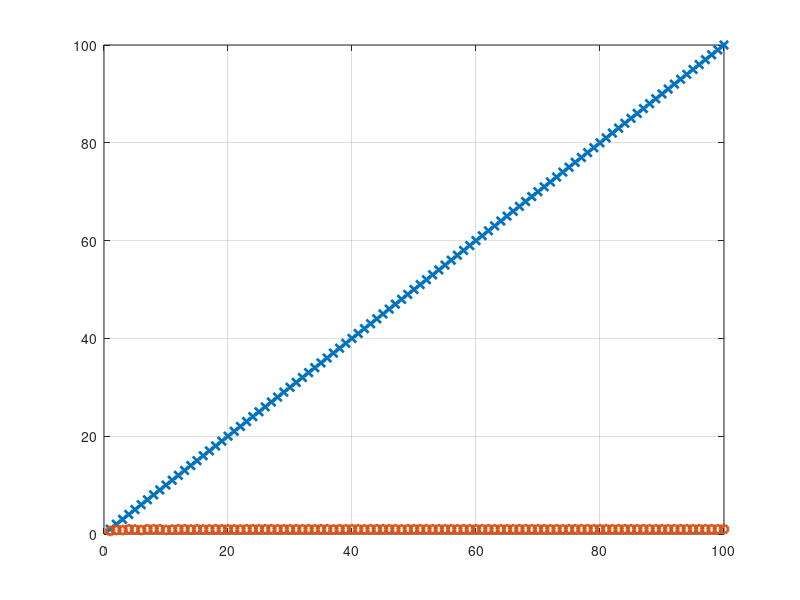

Recreate this plot in MATLAB. (Note: this script raises an error after producing the figure.)
clear all; close all;%
c = 299792458.0;                    % Speed of light in m/s
fc = 2.4e+09;                    % frequency (MHz)
lambda = c/fc;

% In two-ray propagation model
Tx = [0 0];       % Tx location
Rx = zeros(100,2);
Rx(:,1) = 1:1:100;
tss = 30;     % Transmit signal strength (dBm)
ht = 10;      % transmitter height
hr = 50;
d = [];
% PLE range
beta1 = 1;
beta2 = 6;
sigma = sqrt((beta2-beta1).^2 / 12);

% rss
rss_omni = [];
rss_dipole = [];
rss_fspl = [];
% est_d
fspl_est_d = [];
tworayo_est_d = [];
tworayd_est_d = [];
%
y_omni = [];

idx = 1;
while idx < size(Rx,1) + 1
    %% Variable define
    d(idx) = sqrt((Tx(1) - Rx(idx,1)).^2 + (Tx(2) - Rx(idx,2)).^2);  % horizontal distance btw rx and tx
    los_d = sqrt((ht-hr).^2 + d(idx).^2);                            % line of sight distance
    ref_d = sqrt((ht+hr).^2 + d(idx).^2);                            % reflected distance
    los_ang = atan((ht-hr) ./d(idx));                                % line of sight angle
    ref_ang = atan((ht+hr) ./d(idx));                                % reflected angle
    Gt_o = 2; % omni
    Gt_d = (cos(pi .*(lambda./2) .*fc ./c .*sin(los_ang)) - cos(pi .*(lambda./2) .*fc ./c)) ./cos(los_ang); % dipole
    Gr_o = Gt_o;
    Gr_d = Gt_d;
    G_o = Gt_o .* Gr_o;       % Combined Antenna gain (dBm)
    G_d = Gt_d .* Gr_d;       % Combined Antenna gain (dBm)
    ep = 15;
    sig = 0.005;
    ep0 = ep - 1i.*60.*sig.*lambda;
    gama = (ep0.*sin(ref_ang) - sqrt(ep0 - cos(ref_ang).^2)) ./ (ep0.*sin(ref_ang) + sqrt(ep0 - cos(ref_ang).^2));
    diff = ref_d - los_d;
    phi = 2 .*pi .*diff ./lambda;
    
    %% Received Signal
    r = normrnd(0, sigma);
    two_ss_o = 10*log10(r) + tss + 20.*log10(lambda./(4.*pi)) + 20.*log(abs(((sqrt(G_o) ./los_d) + (gama .*sqrt(G_o) .*exp(-1i.*phi)./ref_d))));  % omni
    two_ss_d = 10*log10(r) + tss + 20.*log10(lambda./(4.*pi)) + 20.*log(abs(((sqrt(G_d) ./los_d) + (gama .*sqrt(G_d) .*exp(-1i.*phi)./ref_d))));  % dipole
    fspl_ss_o = tss + G_o + 20.*log10(lambda./(4.*pi.*d(idx)));       % free space path loss model signal strength
    rss_fspl(idx) = fspl_ss_o;
    rss_omni(idx) = two_ss_o;
    rss_dipole(idx) = two_ss_d;

    y_omni(idx) = rss_omni(idx) - rss_omni(1);


    %% Distance estimation (two-ray omnidirectional model)
    % two ray propagation model (approximation): pl = tx - tx = 40.*log10(d) - 10.*log10(G.*(ht.^2).*(hr.^2))
    v(idx) = (-(beta1-beta2).*y_omni(idx) + sqrt((beta1-beta2).^2 .*y_omni(idx).^2 - (beta1.^2-beta2.^2).*(2.*sigma.^2.*log(beta2./beta1))))./(beta1.^2-beta2.^2);
    tworayo_est_d(idx) = exp(v(idx));

    idx = idx + 1;
end

figure(3)
plot(1:100, d(1:idx-1), 'x', 'LineWidth',2); hold on; grid on;
plot(1:100, tworayo_est_d(1:idx-1), 'o', 'LineWidth',2); 
xlabel('i th location index (i=1..100)', FontSize=20)
ylabel('Distance (meter)', FontSize=20)
legend("Real distance (meters)", "Estimated distance (meters)", FontSize=20);
